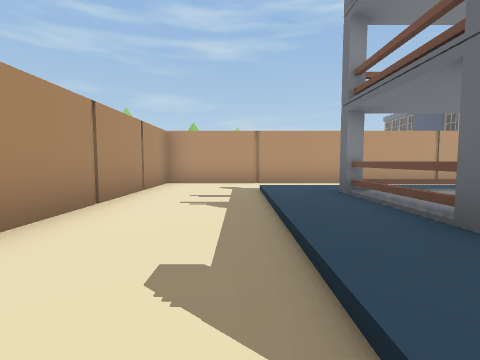
[1] (above)

17 first-person views from a walk through a Unity game level. The camera is 1.2 m above the floor, tilts 4° down and sees 85° across. The floor is counted in squares, 2 m on a side. Each view is taken from the middle of a square. On the plan, view 1 faces up. The plan holds only what a view shows up to about 9 squares ahead; the rest is blank. The place goes on beyond the plan. The player character is not drawn.

[2]
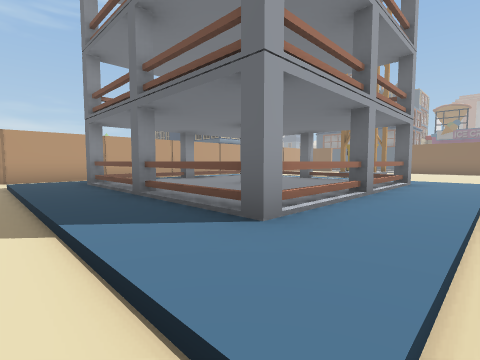

[3]
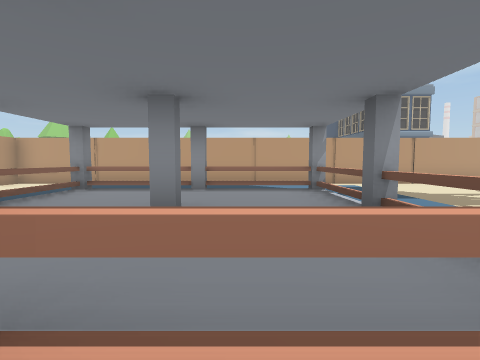

[4]
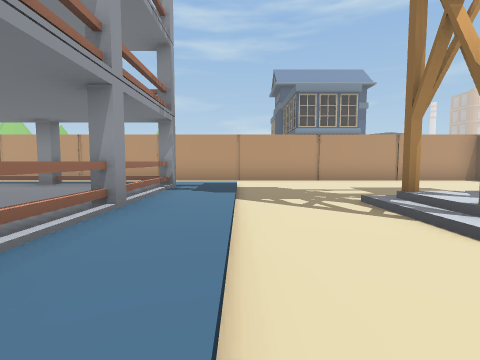

[5]
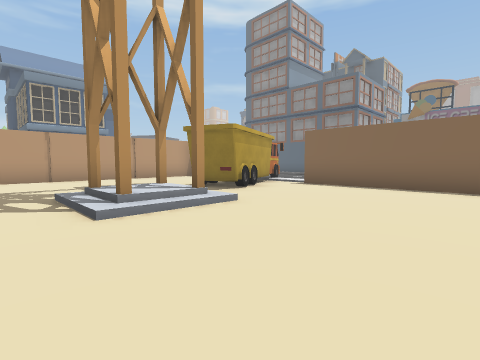

[6]
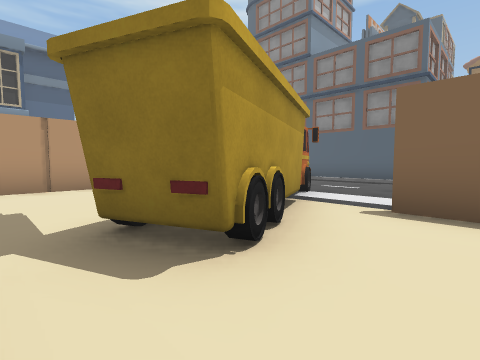

[7]
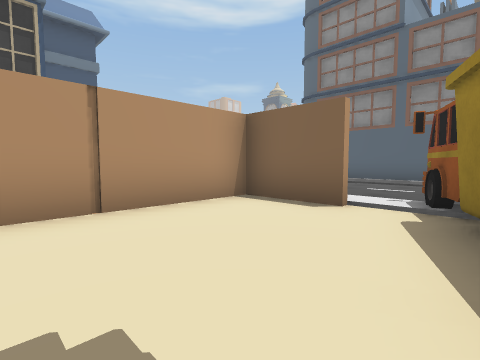

[8]
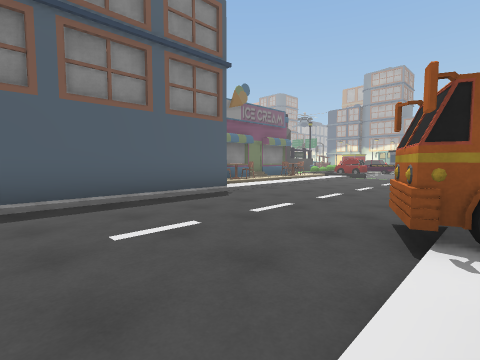

[9]
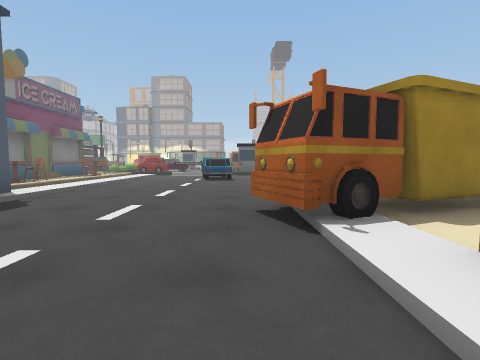

[10]
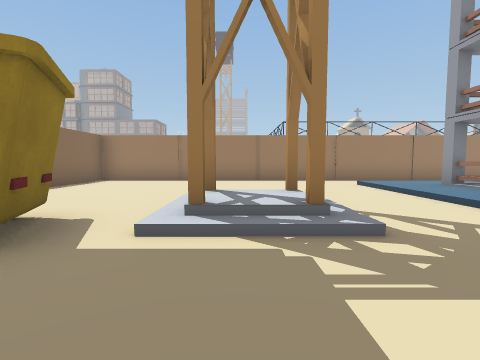

[11]
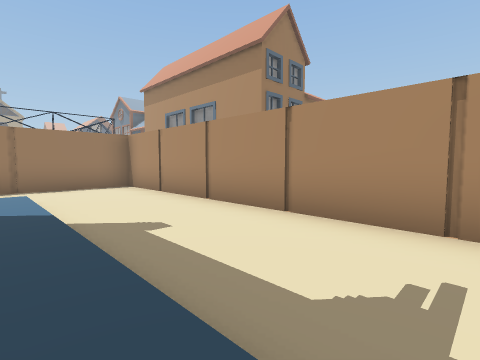

[12]
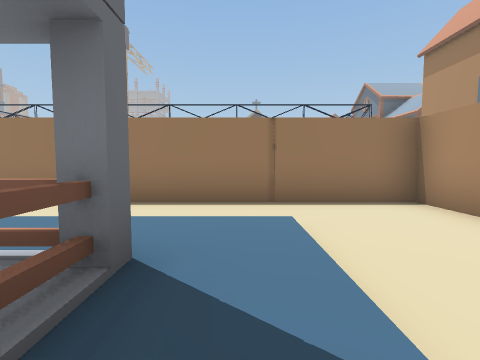

[13]
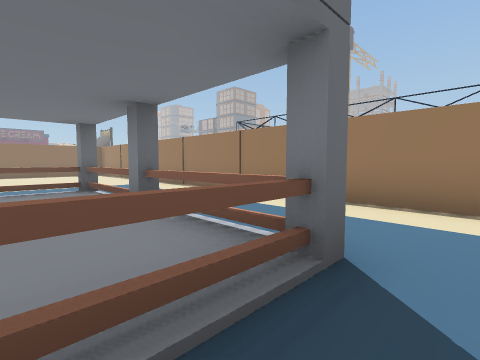

[14]
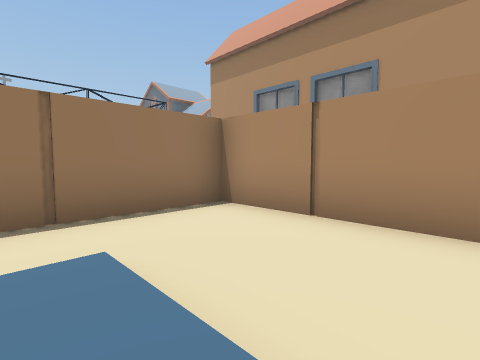

[15]
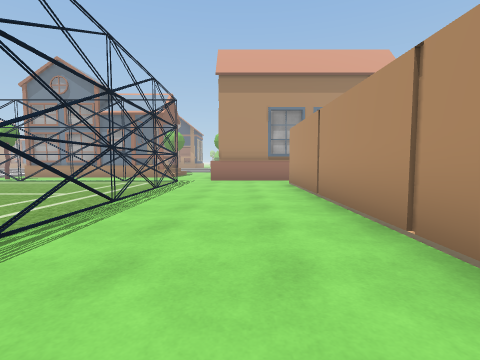

[16]
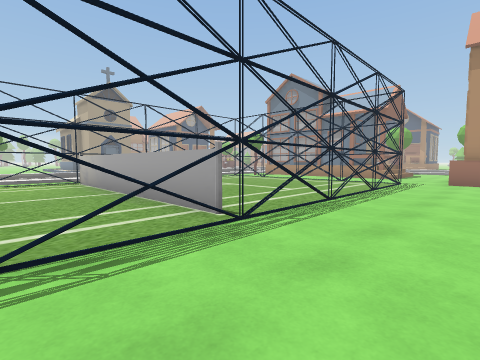

[17]
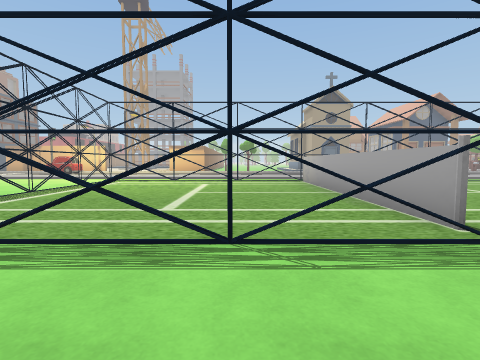

### Floor plan
Key: @ floor where view 1 was taken; # wall or solid block; x gap in a wall; . main floor; : floor 0.25 m higher than the main floor; + floor 0.5 m higher than the main floor; / step, stairs or slope; = window, fence, low wall or low ledge; ^ raised ledge; T thing the floor can be seen under or through; R truck; C car; H house; B building.
Columns run from 4 left of view 1 to 23 right of it. Each row starts with its distance up from view 1.
  7   ##################.....#
  6   #................#.....#
  5   #..:::::::/............#
  4   #..:#TTT#:/.....RRRR...#
  3   #..:#:::=:/.///RRR.....#
  2   #..:x:#:x:/./+/R.#...../
  1   #..:#:::=:/.///..# ..../^#
  0 H #.@:#####:/......# ....//#
 -1 H #..:::::::/......# ..../##
 -2 H #..////////......# .C../^#
 -3 H ##################  C
 -4 H........
 -5 H.........
 -6 H..........
 -7  BBBBBBBBBBBB
 -8  B     B     B
 -9  B     B     B
-10  B     B     B.
-11  B     B     B..
-12  B     B     B..
-13   BBBBBBBBBBBB...
-14        ////// ///

Positions as (right, up) in squares from view 1, and headings:
1: (0, 0), facing up
2: (0, -2), facing up-right
3: (5, -1), facing up
4: (8, -1), facing up
5: (9, -2), facing up-right
6: (12, 1), facing up-right
7: (12, 4), facing up-right
8: (16, 7), facing down-right
9: (17, 7), facing down
10: (11, 5), facing down
11: (1, 4), facing down-left
12: (1, 1), facing down
13: (1, 1), facing down-right
14: (1, 0), facing down-left
15: (5, -5), facing left
16: (5, -5), facing down-left
17: (5, -5), facing down
